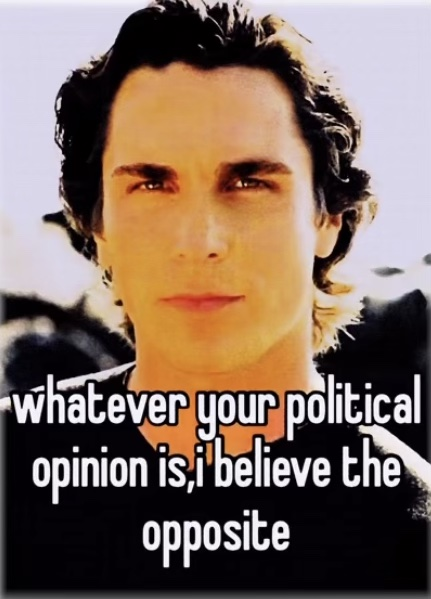
%> input picture Projects-main/Image Processing/meme.jpg, 431 x 599 px
$ octave untitled.m   (GNU Octave 9; MATLAB toolbox functions it lacks are replaced by stand-ins)
%> lines starting %> are read from the running program, lines starting %| are printed output that depends on the picture; in (x1, y1, x2, y2) boxes, pixels count from 0 and x2, y2 are one past the last pixel; in counts of white or black regions, pixels touching at a corner belong together; the program's own positions count from 1
clear
clc
close all

IM = imread("meme.jpg");
%> IM is the input picture: size 599x431x3 uint8; mean R, G, B 127.9, 108, 96.2
A = cast(IM,"double")/255;
B = rot90(A);
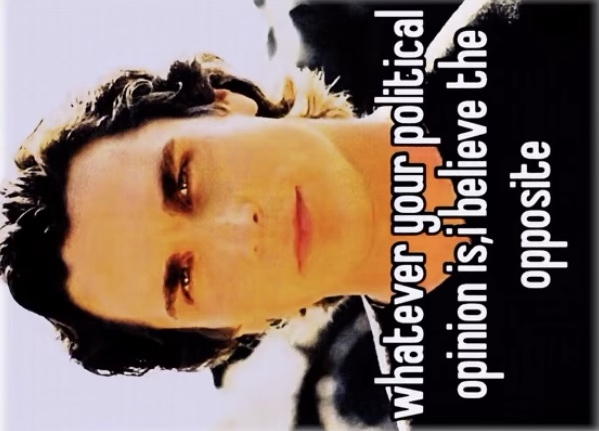
%> B: size 431x599x3 double; mean R, G, B 0.501, 0.424, 0.377; mean of the top-left, top-right, bottom-left and bottom-right quarters 0.625, 0.293, 0.55, 0.269
C = rot90(B);
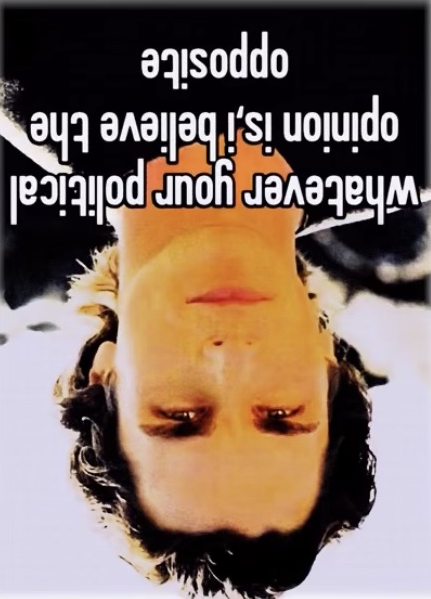
%> C: size 599x431x3 double; mean R, G, B 0.501, 0.424, 0.377; mean of the top-left, top-right, bottom-left and bottom-right quarters 0.292, 0.269, 0.625, 0.55
D = rot90(C);
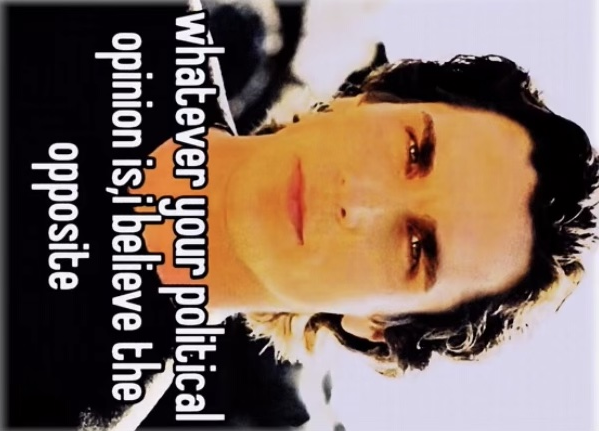
%> D: size 431x599x3 double; mean R, G, B 0.501, 0.424, 0.377; mean of the top-left, top-right, bottom-left and bottom-right quarters 0.268, 0.55, 0.293, 0.624

dA = abs(diff(A));
dB = abs(diff(B));
dC = abs(diff(C));
dD = abs(diff(D));
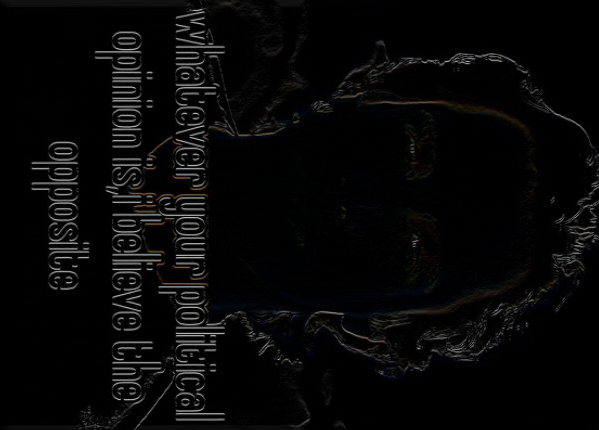
%> dD: size 430x599x3 double; mean R, G, B 0.0304, 0.0298, 0.0301; mean of the top-left, top-right, bottom-left and bottom-right quarters 0.0441, 0.013, 0.0451, 0.0184

dA1 = dA(:,1:end-1,:);
dB1 = rot90(dB(:,1:end-1,:),3);
dC1 = rot90(dC(:,1:end-1,:),2);
dD1 = rot90(dD(:,1:end-1,:),1);


size(dA1)
%> ans = [598 430 3]
size(dB1)
%> ans = [598 430 3]
size(dC1)
%> ans = [598 430 3]

E = (dA1+dB1+dC1+dD1)/4;

%A = cast(A,"double")/255;
E = cast(E,"double")/255*1000;

figure
imshow(A)
figure
imshow(E)
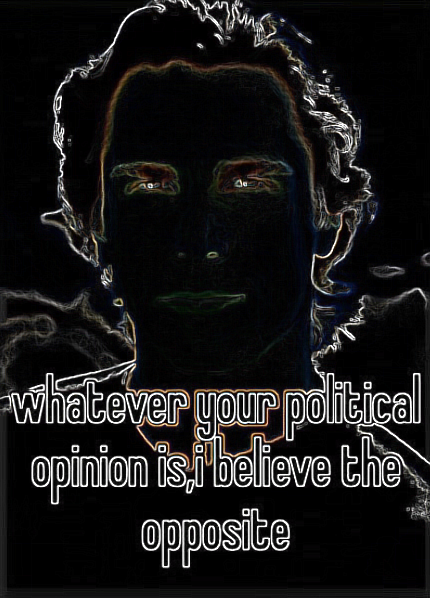
%> displayed picture: size 598x430x3, on the screen's scale of 0 to 255; mean R, G, B 25.2, 24.6, 24.7
figure
%%
clear
clc

IM = imread("meme.jpg");
A = (cast(IM,"double")/255);

threshg = 0.61;
thresh1 = 0.8;
thresh2 = 0.6;
thresh3 = 0.3;

G = rgb2gray(A);
A1 = A(:,:,1);
A2 = A(:,:,2);
A3 = A(:,:,3);

wA1 = A1>thresh1;
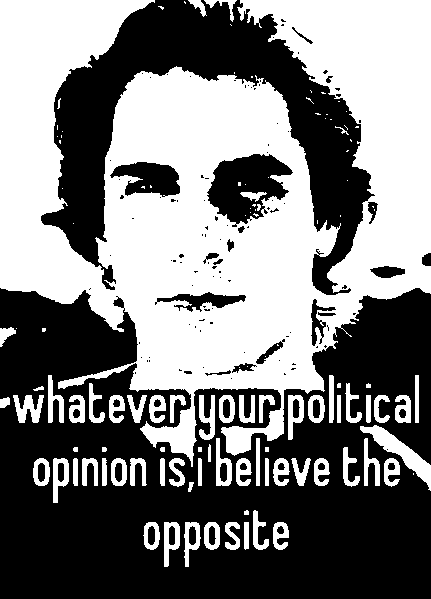
%> wA1: size 599x431 logical; 48.9% white; 118 white regions (49 under 20 px), largest, box (x1, y1, x2, y2) and area: (0, 0, 431, 467) 110515, (360, 425, 431, 491) 1193, (13, 395, 44, 423) 501
wA2 = A2>thresh2;
%> wA2: size 599x431 logical; 38.9% white; 176 white regions (100 under 20 px), largest, box (x1, y1, x2, y2) and area: (0, 0, 431, 394) 79293, (359, 424, 431, 492) 1348, (196, 207, 233, 254) 851
wA3 = A3>thresh3;
%> wA3: size 599x431 logical; 45.6% white; 174 white regions (91 under 20 px), largest, box (x1, y1, x2, y2) and area: (103, 0, 431, 395) 63828, (0, 0, 431, 599) 30711, (358, 424, 431, 522) 1724
wG = G>threshg;
%> wG: size 599x431 logical; 44.7% white; 197 white regions (113 under 20 px), largest, box (x1, y1, x2, y2) and area: (0, 0, 431, 394) 95612, (359, 424, 431, 492) 1345, (13, 395, 44, 423) 558

wwG = medfilt2(wG,[5 5]);
%> wwG: size 599x431 logical; 44.4% white; 86 white regions (25 under 20 px), largest, box (x1, y1, x2, y2) and area: (0, 0, 431, 393) 95703, (359, 425, 431, 491) 1340, (199, 394, 235, 440) 858
wwA1 = medfilt2(wA1,[5 5]);
%> wwA1: size 599x431 logical; 48.8% white; 73 white regions (12 under 20 px), largest, box (x1, y1, x2, y2) and area: (0, 0, 431, 461) 110577, (360, 425, 431, 488) 1184, (13, 395, 44, 423) 491
wwA2 = medfilt2(wA2,[5 5]);
%> wwA2: size 599x431 logical; 38.6% white; 78 white regions (19 under 20 px), largest, box (x1, y1, x2, y2) and area: (0, 0, 431, 393) 79226, (359, 425, 431, 491) 1342, (199, 394, 235, 440) 861
wwA3 = medfilt2(wA3,[5 5]);
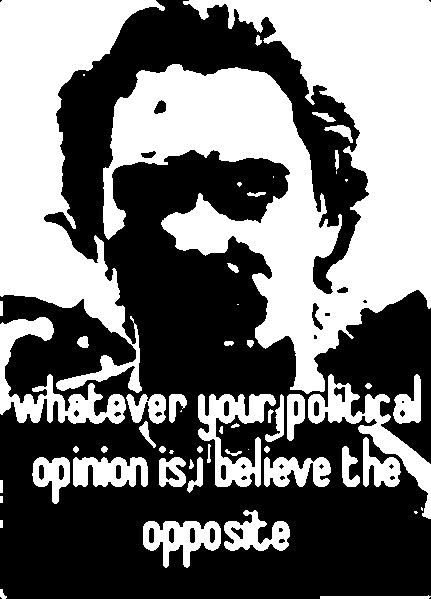
%> wwA3: size 599x431 logical; 45.2% white; 58 white regions (11 under 20 px), largest, box (x1, y1, x2, y2) and area: (103, 0, 431, 394) 63771, (0, 0, 165, 393) 27658, (0, 317, 126, 424) 4187

figure(1)
imshow(wwG);
%%
figure(1)
imshow(A1>thresh1);
figure(2)
imshow(A2>thresh2);
figure(3)
imshow(A3>thresh3);
figure(4)
imshow(G>threshg);
%%

% [6 lines of commented-out code are left out]
